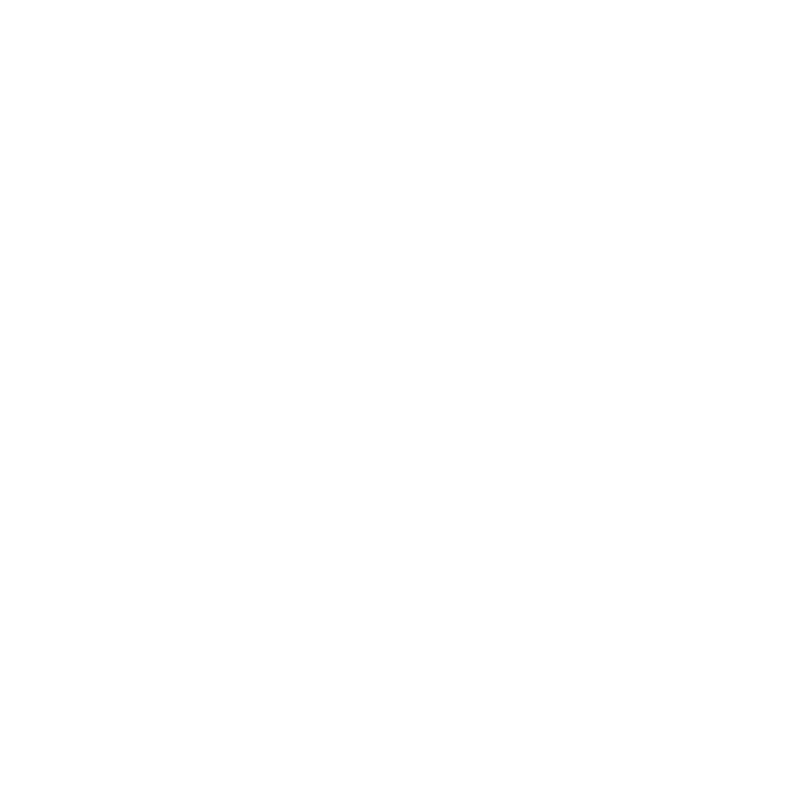
Frame 1 (no input)
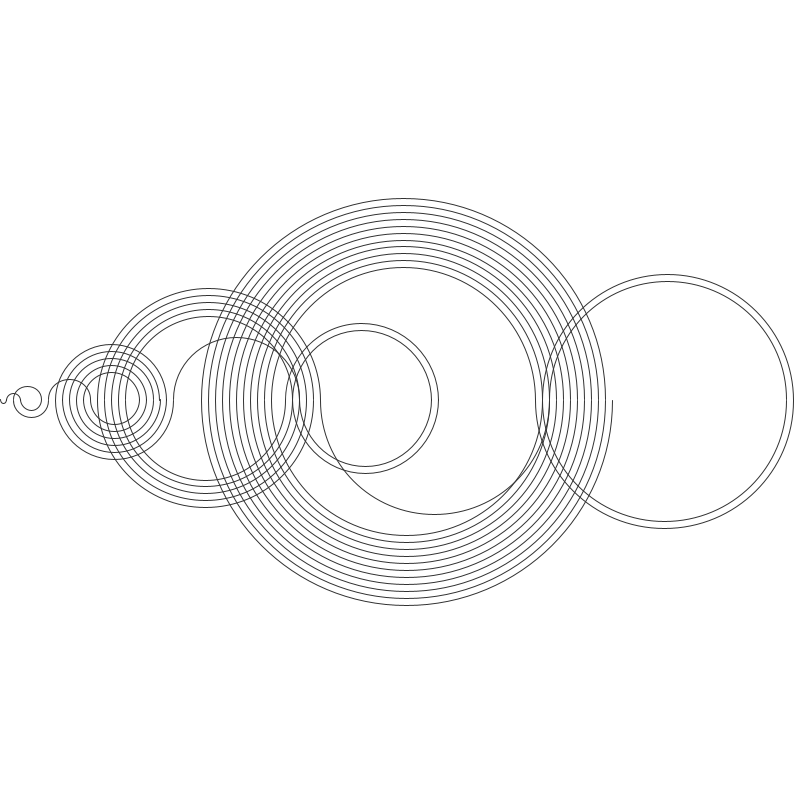
Frame 60 (the mouse pressed at the canvas centre just before this capture)
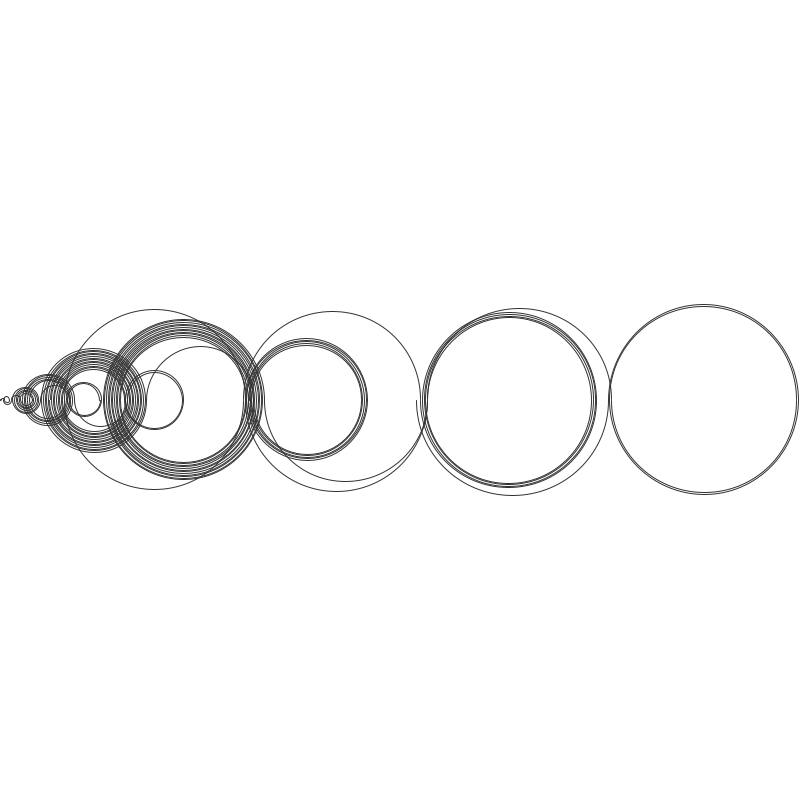
Frame 120 (the mouse held since frame 60 and released just before this capture)

The Processing sketch that drew these frames (run headless with seeded random() and noise(); from frame 60 on, the mouse is pressed at the canvas centre):

// Processing sketch: Recamans_Sequence
// ── Recamans_Sequence.pde
boolean[] Numbers;
int Counter;
int Location;
boolean Down;


float OldX = 0;

ArrayList<Arc> Arcs;

void setup() {
  //frameRate(5);
  
  size(800, 800);


  Numbers = new boolean[1];
  Numbers[0] = true;

  Counter = 1;
  Location = 0;
  Down = false;

  Arcs = new ArrayList<Arc>();
  
}

void draw() {
  background(255);
  for (Arc Current : Arcs) {
    Current.Show();
  }
  if (Location-Counter < 0) {
    Location += Counter;
    while (Numbers.length-1 < Location) {
      Numbers = (boolean[])append(Numbers, false);
    }
    Numbers[Location] = true;
  } else {
    if (Numbers[Location-Counter] == false) {
      Location -= Counter;
      Numbers[Location] = true;
    } else {
      while (Numbers.length-1 < Location+Counter) {
        Numbers = (boolean[])append(Numbers, false);
      }
      Location += Counter;
      Numbers[Location] = true;
    }
  }
  Arcs.add(new Arc(Location, OldX, Down));
  OldX = Location;

  Counter++;
  Down = !Down;
}

// ── Arc_Class.pde
class Arc {
  float Start;
  float End;
  float OriginalX;
  float Width;
  boolean Orientation;
  Arc(float X1, float X2, boolean Bool) {
    Start = X1;
    End = X2;
    OriginalX = ((X1+X2)/2);
    Width = abs(X1-X2);
    Orientation = Bool;
  }

  void Show() {
    noFill();
    stroke(50);
    float NewX = map(OriginalX,0,Numbers.length,0,width);
    float Rate = OriginalX/NewX;
    float NewWidth = Width/Rate;
    if (Orientation) {
      arc(NewX, height/2, NewWidth, NewWidth, PI, TWO_PI);
    } else {
      arc(NewX, height/2, NewWidth, NewWidth, 0, PI);
    }
  }
}
